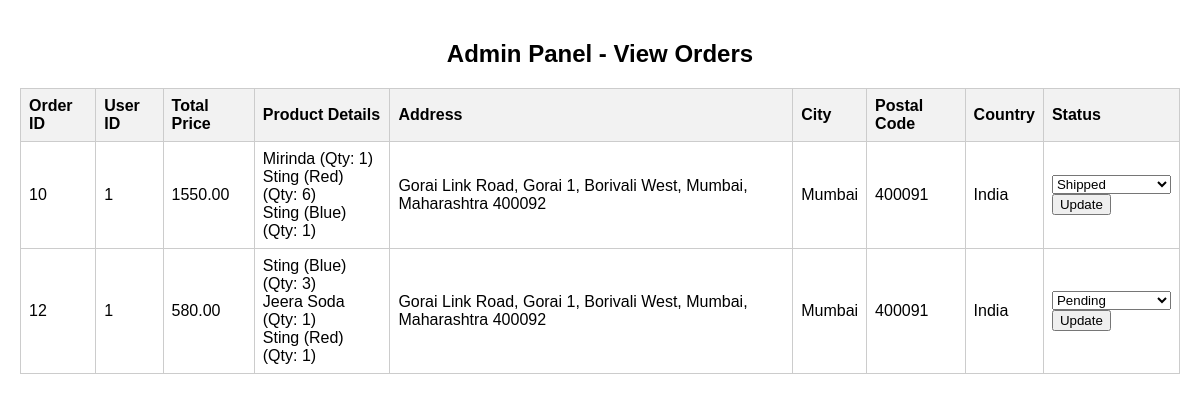
The app's page /admin_orders.php (signed in) with its own data.
### tables this page shows
CREATE TABLE `orders` (
  `id` int(11) NOT NULL,
  `user_id` int(11) NOT NULL,
  `payment_id` varchar(255) NOT NULL,
  `total_price` decimal(10,2) NOT NULL,
  `created_at` timestamp NOT NULL DEFAULT current_timestamp(),
  `product_details` varchar(255) NOT NULL,
  `delivery_status` varchar(20) NOT NULL DEFAULT 'pending'
);

CREATE TABLE `products` (
  `id` int(11) NOT NULL,
  `name` varchar(255) NOT NULL,
  `category` varchar(255) NOT NULL,
  `description` text DEFAULT NULL,
  `price` decimal(10,2) NOT NULL,
  `image` varchar(255) DEFAULT NULL
);

CREATE TABLE `sse_address` (
  `id` int(11) NOT NULL,
  `user_id` int(11) NOT NULL,
  `address` varchar(255) NOT NULL,
  `city` varchar(100) NOT NULL,
  `postal_code` varchar(20) NOT NULL,
  `country` varchar(100) NOT NULL,
  `created_at` timestamp NOT NULL DEFAULT current_timestamp()
);

### admin_orders.php (the view, shortened to what this page needs)
<?php
$servername = "localhost";
$username = "root";
$password = "";
$database = "sse";
$conn = new mysqli($servername, $username, $password, $database);
$order_sql = "SELECT orders.id, orders.user_id, orders.total_price, orders.product_details, orders.delivery_status,
sse_address.address, sse_address.city, sse_address.postal_code, sse_address.country
FROM orders
LEFT JOIN sse_address ON orders.user_id = sse_address.user_id;";
$order_result = $conn->query($order_sql);
?>
<!DOCTYPE html>
<html lang="en">
<head>
</head>
<body>
    <h2>Admin Panel - View Orders</h2>
    <table>
        <thead>
            <tr>
                <th>Order ID</th>
                <th>User ID</th>
                <th>Total Price</th>
                <th>Product Details</th>
                <th>Address</th>
                <th>City</th>
                <th>Postal Code</th>
                <th>Country</th>
                <th>Status</th>
            </tr>
        </thead>
        <tbody>
            <?php if ($order_result->num_rows > 0): ?>
                <?php while ($order_data = $order_result->fetch_assoc()): ?>
                    <tr>
                        <td><?php echo $order_data['id']; ?></td>
                        <td><?php echo $order_data['user_id']; ?></td>
                        <td><?php echo $order_data['total_price']; ?></td>
                        <td>
                            <?php
                            $product_details = $order_data['product_details'];
                            $products = explode(',', $product_details);
                            foreach ($products as $product) {
                                list($product_id, $quantity) = explode(':', $product);
                                $product_sql = "SELECT name FROM products WHERE id = $product_id";
                                $product_result = $conn->query($product_sql);
                                if ($product_result->num_rows > 0) {
                                    $product_data = $product_result->fetch_assoc();
                                    echo $product_data['name'] . " (Qty: $quantity)<br>";
                                }
                            }
                            ?>
                        </td>
                        <td><?php echo $order_data['address']; ?></td>
                        <td><?php echo $order_data['city']; ?></td>
                        <td><?php echo $order_data['postal_code']; ?></td>
                        <td><?php echo $order_data['country']; ?></td>
                        <td>
                            <form method="post" action="<?php echo htmlspecialchars($_SERVER["PHP_SELF"]); ?>">
                                <select class="status-select" name="delivery_status">
                                    <option value="pending" <?php if ($order_data['delivery_status'] == 'pending') echo 'selected'; ?>>Pending</option>
                                    <option value="shipped" <?php if ($order_data['delivery_status'] == 'shipped') echo 'selected'; ?>>Shipped</option>
                                </select>
                                <input type="submit" name="update_status" value="Update">
                            </form>
                        </td>
                    </tr>
                <?php endwhile; ?>
            <?php else: ?>
                <tr>
                    <td colspan="9">No orders found.</td>
                </tr>
            <?php endif; ?>
        </tbody>
    </table>
</body>
</html>

### admin_orders.php (style rules this page uses)
body { font-family: Arial, sans-serif; margin: 0; padding: 20px; }
h2 { text-align: center; }
table { width: 100%; border-collapse: collapse; }
th, td { border: 1px solid #ccc; padding: 8px; text-align: left; }
th { background-color: #f2f2f2; }
.status-select { width: 100%; }

### records on screen
orders: id "10", user "1", total_price "1550.00", sse_address.address "Gorai Link Road, Gorai 1, Borivali West, Mumbai, Maharashtra 400092", sse_address.city "Mumbai", sse_address.postal_code "400091", sse_address.country "India", delivery_status "Shipped"
products: name "Mirinda", quantity "1"
products: name "Sting (Red)", quantity "6", quantity "1"
products: name "Sting (Blue)", quantity "1", quantity "3"
orders: id "12", user "1", total_price "580.00", sse_address.address "Gorai Link Road, Gorai 1, Borivali West, Mumbai, Maharashtra 400092", sse_address.city "Mumbai", sse_address.postal_code "400091", sse_address.country "India", delivery_status "Pending"
products: name "Jeera Soda", quantity "1"
